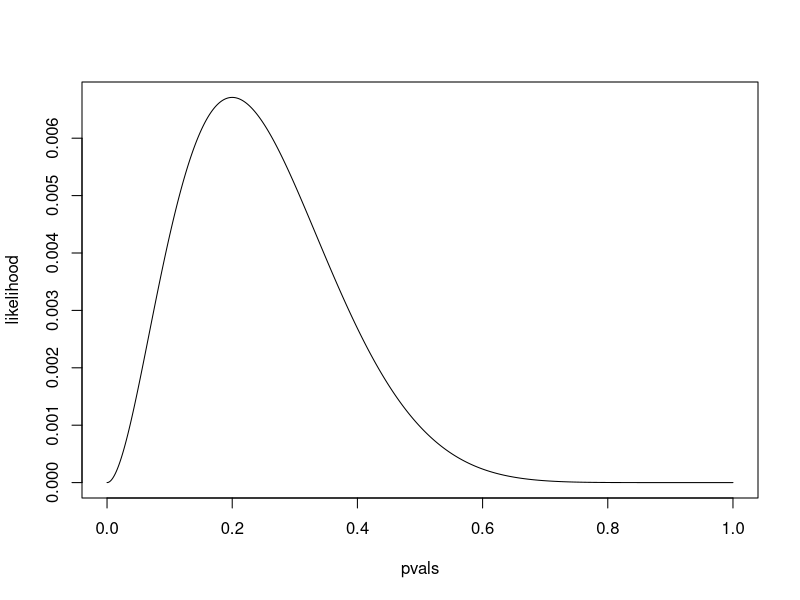
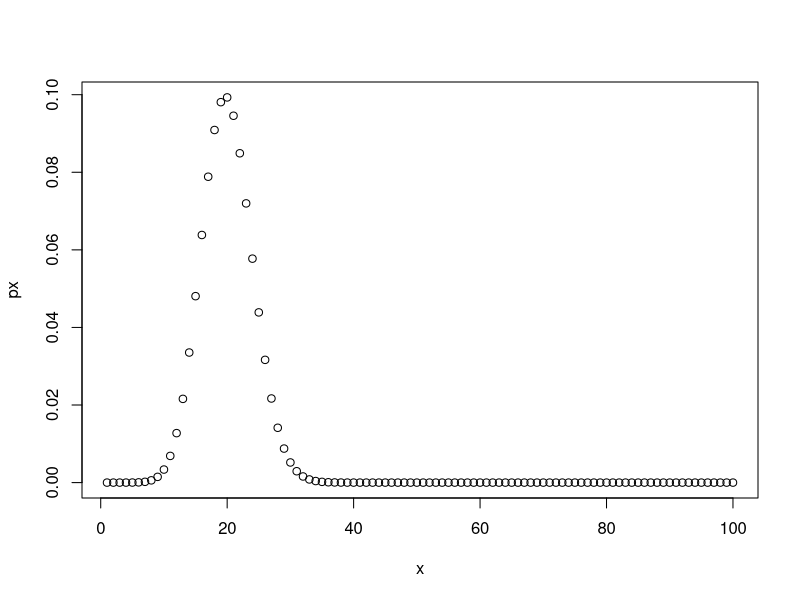
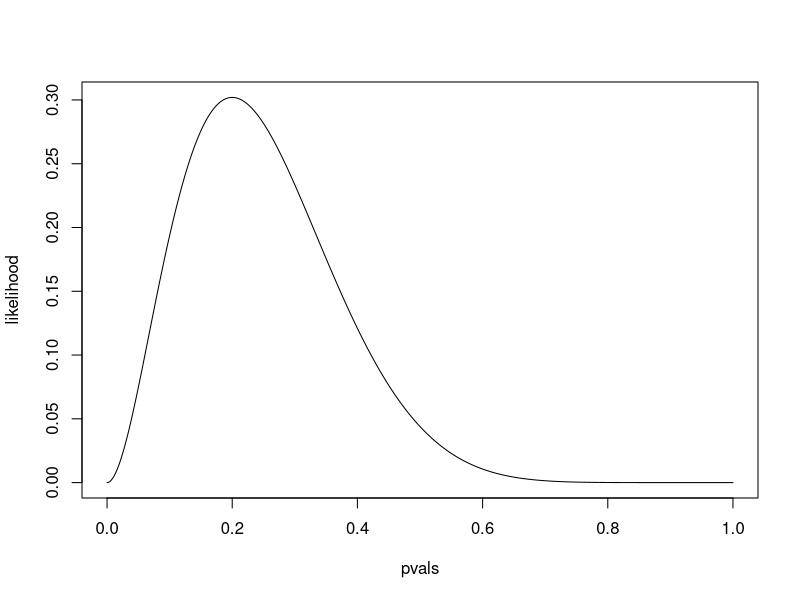
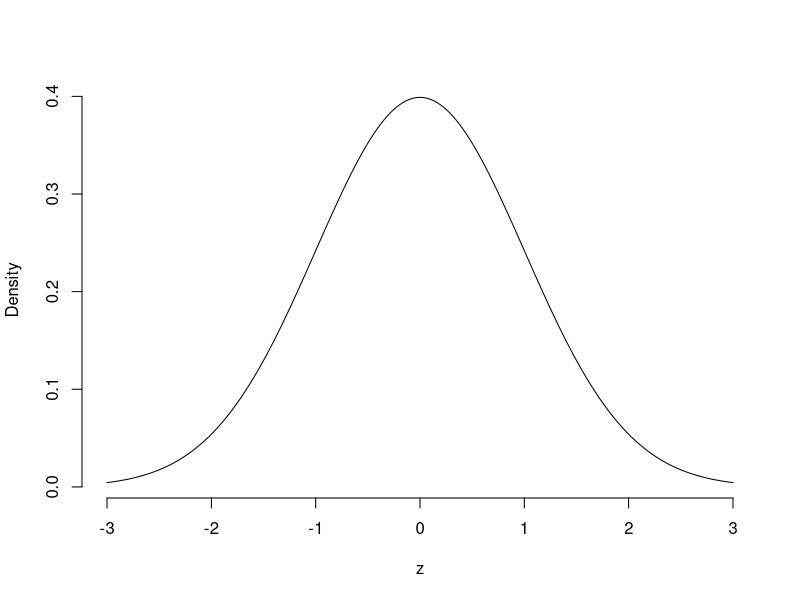
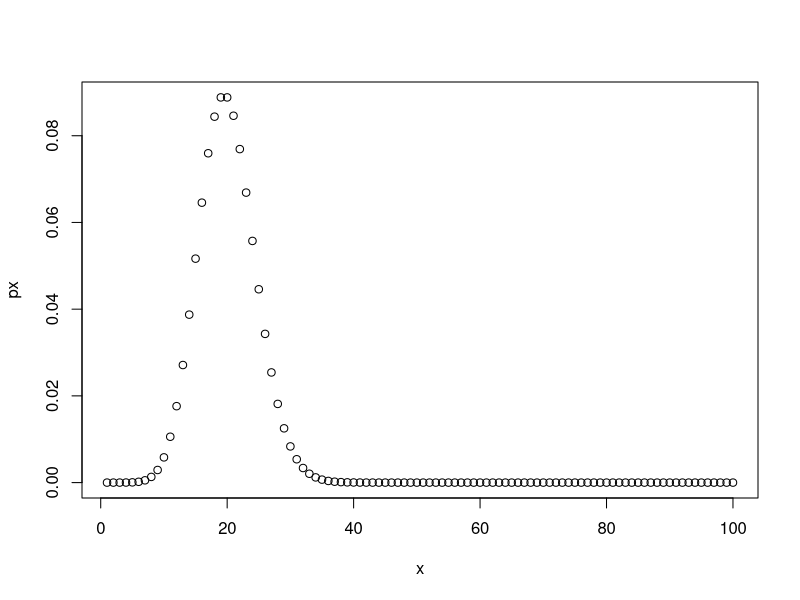
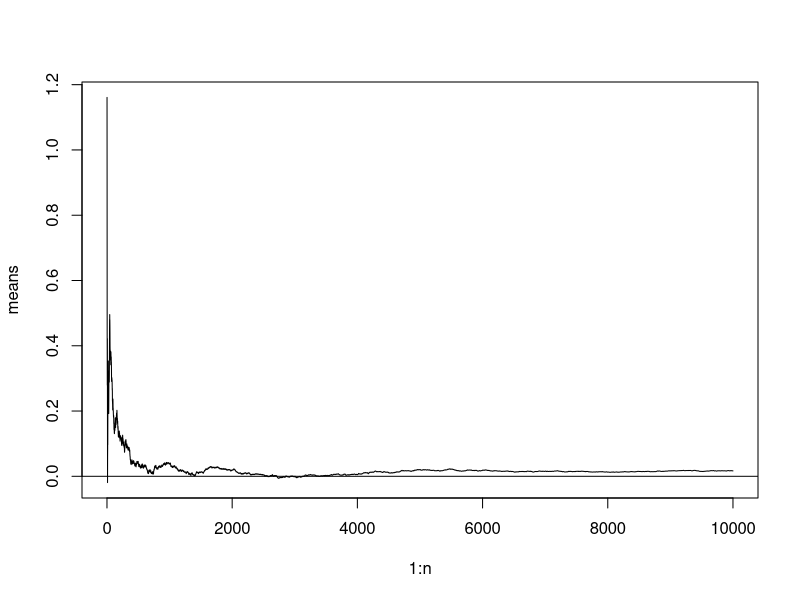
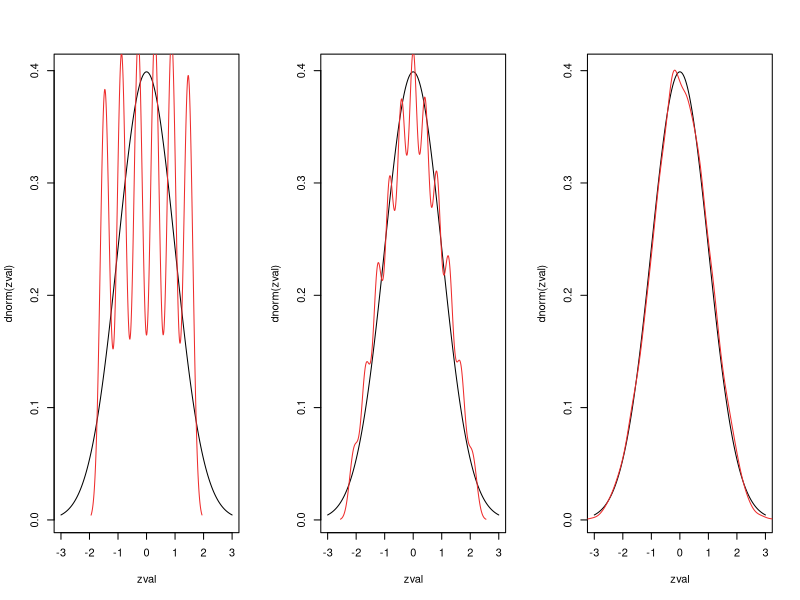
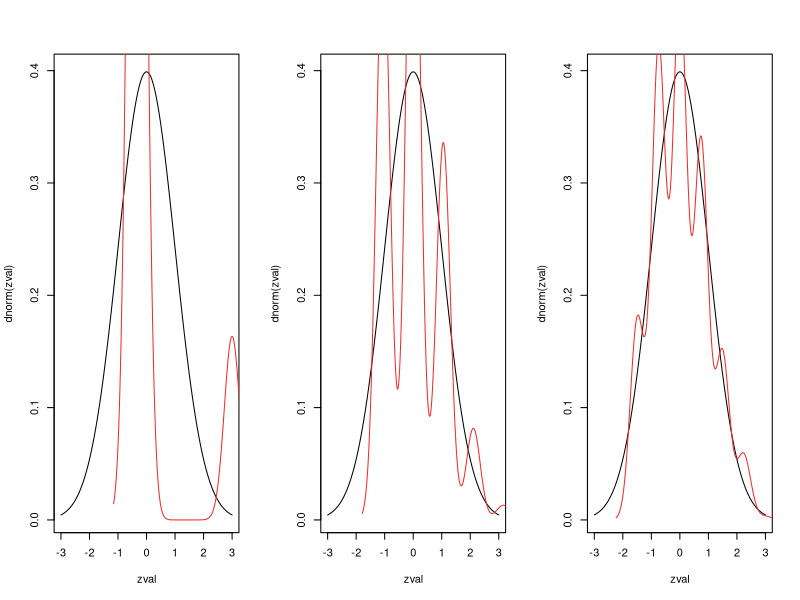

Generate these figures, in order, with R:
## Bernoulli distribution: the result of binary outcome
# Bernoulli random variable take values only 0 or 1 with a probability p
# e.g.: 0,0,1,0,0,0,1,0,0,0
# PMF: P(X=x) = p^x * (1-p)^(1-x)
n = 10; x = 2  #suppose we observe the exampler sequence 
# then maximum likelihood estimator for p should be 2/10=0.2
# but let's see whether it is with the maximum likelihood
pvals = seq(0, 1, length=1000)  # try all possible p
# the likelihood of observing the exampler sequence under each probability
likelihood = pvals^x*(1-pvals)^(n-x) 
plot(pvals, likelihood, type="l")
# as shown in the figure, MLE of p should be 0.2


## Binomial distribution
# Binomial random variables are obtained as the sum of Bernoulli trials (p)
# e.g.: 2  (for the above Bernoulli trials)
# PMF: P(X=x) = choose(n,x) * p^x * (1-p)^(n-x)
n = 100; x=1:n; p=0.2;
px = choose(n,x) * p^x * (1-p)^(n-x)
plot(x, px)
# give a binomial observation (regardless of order), solve MLE of Bernoulli p
pvals = seq(0, 1, length=1000)  # try all possible p
n = 10; x = 2; 
# the likelihood of observing 2 successes in 10 trials under each probability
likelihood = choose(n,x) * pvals^x*(1-pvals)^(n-x) 
plot(pvals, likelihood, type="l")
# compare figure here and the one for Bernoulli trial


## Normal distribution
zval = seq(-3,3,length=1000)
plot(zval, dnorm(zval), type="l", frame=FALSE, xlab="z", ylab="Density")


## Posisson distribution 
# PMF: P(X=x,lambda) = (lambda^x * exp(-lambda))/factorial(x)
n = 100; x=1:n; lambda = 20;
px = (lambda^x * exp(-lambda))/factorial(x)
plot(x, px)
## Poisson <-> binomial (approximation)
# lambda = n * p


## the law of large numbers: LLN
n = 10000
nrn = rnorm(n)  # n normal random variables
means = cumsum(nrn)/(1:n)  # the mean of the first i normal variables
plot(1:n, means, type="l")
abline(h=0)  # the average converges to what thery are estimating


## the central limit theorem: CLT
# dices experiment
obs1 = round(runif(5000,min=0.6,max=6.4)) 
obs2 = round(runif(5000,min=0.6,max=6.4))  
obs3 = round(runif(5000,min=0.6,max=6.4))  
obs4 = round(runif(5000,min=0.6,max=6.4))  
obs5 = round(runif(5000,min=0.6,max=6.4)) 
obs6 = round(runif(5000,min=0.6,max=6.4))  
# take only one observation for each die
mean_oneobs = obs1
z_oneobs = (mean_oneobs-3.5)/1.71
# take two observations for each die
mean_twoobs = (obs1 + obs2)/2
z_twoobs = (mean_twoobs-3.5)/1.71*sqrt(2)
# take six observations for each die
mean_sixobs = (obs1 + obs2 +obs3 +obs4 +obs5 +obs6)/6
z_sixobs = (mean_sixobs-3.5)/1.71*sqrt(6)
par(mfrow=c(1,3))
plot(zval, dnorm(zval), type="l")
lines(density(as.numeric(z_oneobs)),col = "firebrick2")
plot(zval, dnorm(zval), type="l")
lines(density(as.numeric(z_twoobs)),col = "firebrick2")
plot(zval, dnorm(zval), type="l")
lines(density(as.numeric(z_sixobs)),col = "firebrick2")
par(mfrow=c(1,1))
# random variable generator:
# http://blog.csdn.net/lilanfeng1991/article/details/18505723
# coin flip example
p=0.1
flips = matrix(data=rbinom(500*20,1,p) , nrow=20, ncol=500)
# take only one observation for each die
mean_oneobs = flips[1,]
z_oneobs = (mean_oneobs-p)/(sqrt(p*(1-p)/1))
# take two observations for each die
mean_tenobs = (flips[1,] + flips[2,] + flips[3,] + flips[4,] + flips[5,] +
                  flips[6,] + flips[7,] + flips[8,] + flips[9,] + flips[10,])/10
z_tenobs = (mean_tenobs-p)/(sqrt(p*(1-p)/10))
# take six observations for each die
mean_tweobs = (flips[1,] + flips[2,] + flips[3,] + flips[4,] + flips[5,] +
                  flips[6,] + flips[7,] + flips[8,] + flips[9,] + flips[10,] +
            flips[11,] + flips[12,] + flips[13,] + flips[14,] + flips[15,] +
        flips[16,] + flips[17,] + flips[18,] + flips[19,] + flips[20,])/20
z_tweobs = (mean_tweobs-p)/(sqrt(p*(1-p)/20))
par(mfrow=c(1,3))
plot(zval, dnorm(zval), type="l")
lines(density(as.numeric(z_oneobs)),col = "firebrick2")
plot(zval, dnorm(zval), type="l")
lines(density(as.numeric(z_tenobs)),col = "firebrick2")
plot(zval, dnorm(zval), type="l")
lines(density(as.numeric(z_tweobs)),col = "firebrick2")
par(mfrow=c(1,1))



## practical use of CLT: confidence interval
